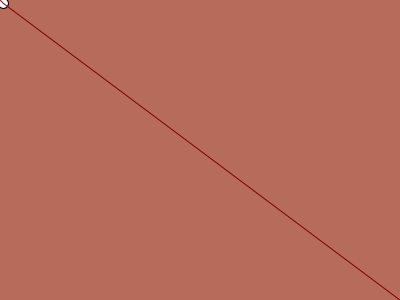
Frame 1 (no input)
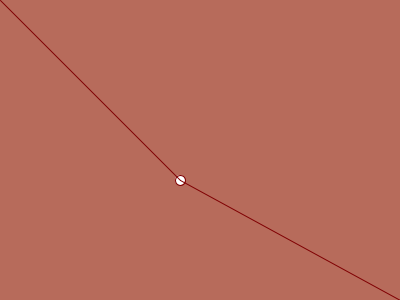
Frame 60 (the mouse pressed at the canvas centre just before this capture)
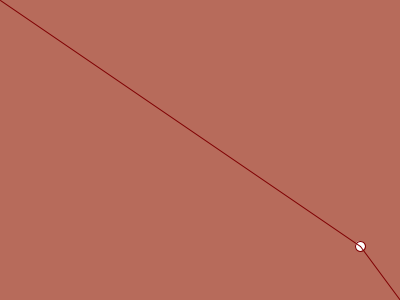
Frame 120 (the mouse held since frame 60 and released just before this capture)

The Processing sketch that drew these frames (run headless with seeded random() and noise(); from frame 60 on, the mouse is pressed at the canvas centre):

// Processing sketch: bouncingBall
// ── bouncingBall.pde
int x = 0;
int y = 0;
int w = 10;
int h = 10;

int xSpeed = 3;
int ySpeed = 3;

int dir = -1;

/*------------------------------------------------------------*/

void setup() { //runs once at the start
  size(400, 300); //the canvas size
  colorMode(HSB, 360, 100, 100, 100);
  //changes the color mode to Hue, Saturation, Brightness
  //highest H 360, highest S 100, highest B 100
  //visit: http://colorizer.org/
}

/*------------------------------------------------------------*/

void draw() { //loops forever after void setup
  background(10, 50, 72); //colors the background

  /* an if statement */
  if (x > width || x < 0) { //if x is greater than width or x is less than 0...
    xSpeed = xSpeed * dir; //...multiply xSpeed by negative one to reverse its direction
  }
  /* end of if statement */

  /* an if statement */
  if (y > height || y < 0) { //if y is greater than height or y is less than 0...
    ySpeed = ySpeed * dir;  //...multiply ySpeed by negative one to reverse its direction
  }
  /* end of if statement */
  
  x = x + xSpeed; //keep adding xSpeed to x with each loop of void draw
  y = y + ySpeed; //keep adding ySpeed to y with each loop or void draw

  ellipse(x, y, w, h); //draws an ellipse using (x,y) for its position and (w,h) for its dimensions.

  stroke(359, 100, 50); //add an outline of with this color HSB
  line(0, 0, x, y); //draws a line beginning at 0, 0 and ending at x, y
  line(x, y, width, height); //draws a line beginning at x, y and ending at width, height (lower corner)
} //loops back to start of void draw
